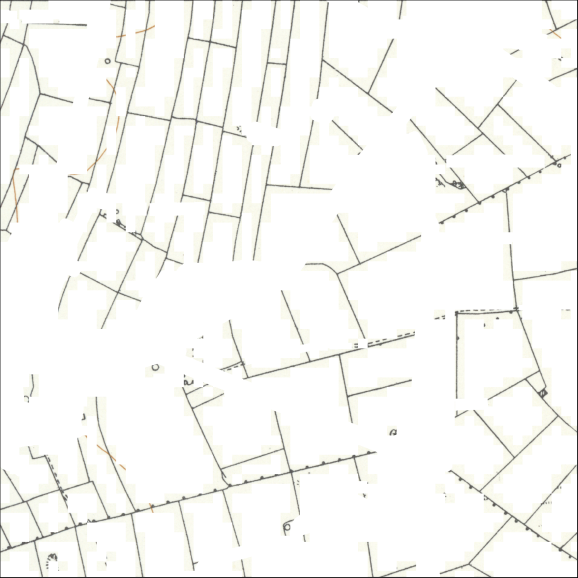
#> input picture content/example_data/SK1468_mapreader.png, 1155 x 1155 px, given in place of SK1468_mapreader.tif, which was not available (shown at 1/2 size)
$ jupyter execute --allow-errors 'Wall inference from historic maps example.ipynb'   (shell and % lines are left out)   (text cells are left out)
#> lines starting #> are read from the running program, lines starting #| are printed output that depends on the picture; pictures that were not available may be replaced by others from this repository, and a replacement may not be noted
[cell 1]
## Try to vectorize field boundaries from a raster image

import sys
import os
sys.path.append('../scripts/')
import historic_wall_inference as hwi

import numpy as np
import matplotlib.pyplot as plt
import matplotlib
if tuple([int(x) for x in matplotlib.__version__.split('.')]) < (3, 5, 0):
    print(f'MPL version {matplotlib.__version__} is too old to support plt.axline(), so do not use this function or update to 3.5.0 or higher')
import PIL
import skimage.transform
import cv2
import pandas as pd

[cell 2]
# Load the image
image = cv2.imread("../content/tifs/masked/SK1468_mapreader.tif")
#> image is the input picture: shape (1155, 1155, 3); mean B, G, R 245.2, 248, 248

# Convert BGR to RGB
image_rgb = cv2.cvtColor(image, cv2.COLOR_BGR2RGB)

# Define the orange color range (you might need to adjust these values)
lower_orange = np.array([100, 30, 0])
upper_orange = np.array([255, 200, 150])

# Create a mask to isolate orange areas
mask = cv2.inRange(image_rgb, lower_orange, upper_orange)
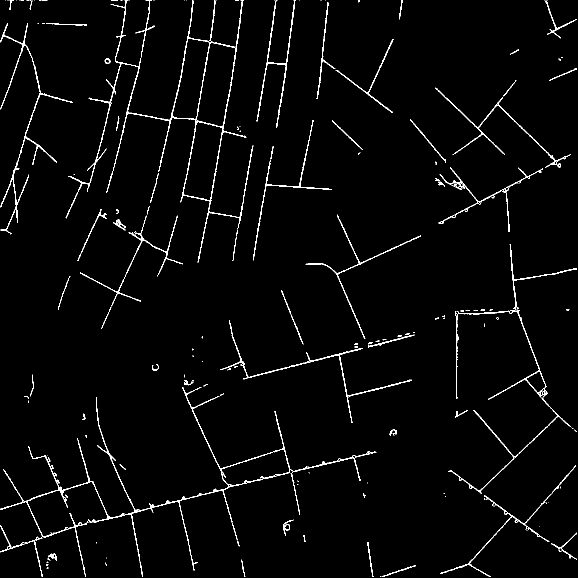
#> mask: shape (1155, 1155) (shown at 1/2 size); 2.3% white in thin lines or dots

# Change the color of the orange areas to white
image_rgb[mask > 0] = (255, 255, 255)
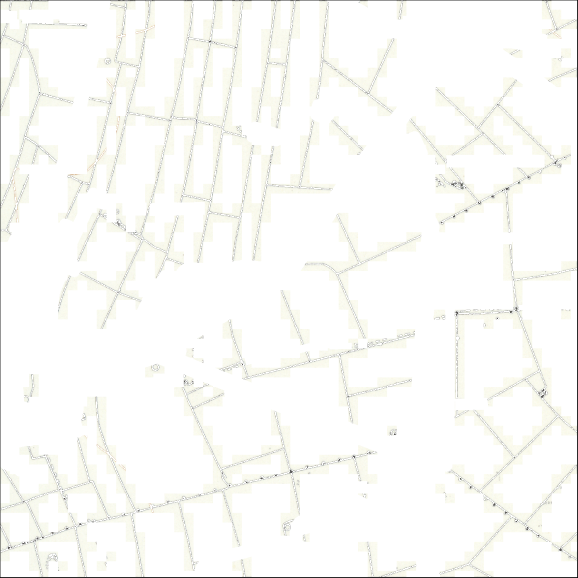
#> image_rgb: shape (1155, 1155, 3) (shown at 1/2 size); mean R, G, B 250.9, 251, 248.4

# Save the modified image
cv2.imwrite('../content/tifs/masked/SK1468_modified_image.tif', cv2.cvtColor(image_rgb, cv2.COLOR_RGB2BGR))
#> Out = True

$ run again, with content/example_data/SK1468.png copied over content/example_data/SK1468_mapreader.png
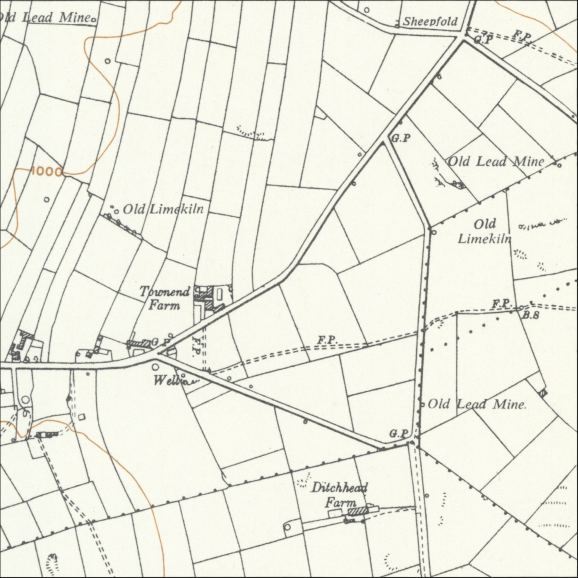
#> input picture content/example_data/SK1468.png, 1155 x 1155 px, given in place of SK1468_mapreader.tif, which was not available (shown at 1/2 size)
#> image is the input picture: shape (1155, 1155, 3); mean B, G, R 225.4, 236.7, 236.5
#> `mask = cv2.inRange(image_rgb, lower_orange, upper_orange)`:
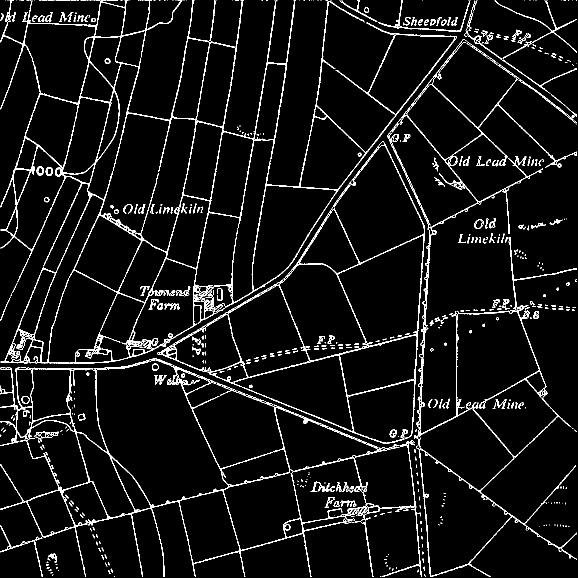
#> mask: shape (1155, 1155) (shown at 1/2 size); 5.7% white in thin lines or dots
#> `image_rgb[mask > 0] = (255, 255, 255)`:
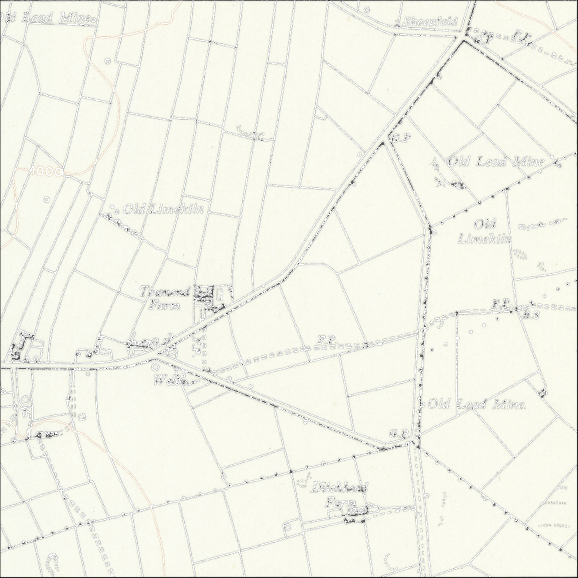
#> image_rgb: shape (1155, 1155, 3) (shown at 1/2 size); mean R, G, B 243.7, 244, 233.2
#> Out = True
